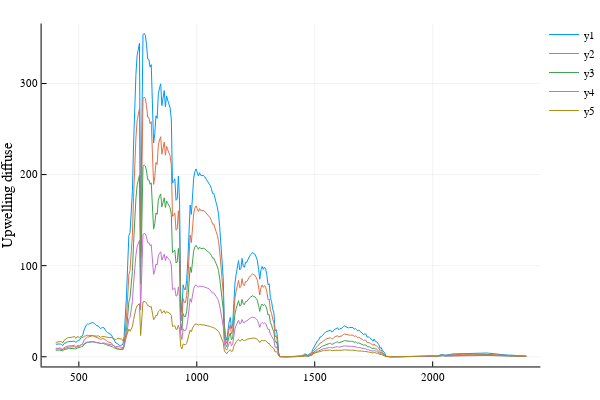

The cell this chart's notebook holds for it:
### Code cell
plot(FluspectMod.wl,FluspectMod.canRad.E_up[1:5:end,:]')
ylabel!("Upwelling diffuse")

### Figure 1 — Plotly figure (JSON) as saved in the notebook; plotly's stock layout.template omitted (floating-point values rounded to 4 significant figures; data arrays with more than 128 entries replaced by an {"elided": "..."} marker saying what was removed)
{"data": [{"colorbar": {"title": {"text": ""}}, "hoverinfo": "text", "legendgroup": "y1", "line": {"color": "rgba(0, 154, 250, 1.000)", "dash": "solid", "shape": "linear", "width": 1}, "mode": "lines", "name": "y1", "showlegend": true, "text": {"elided": "400 null values"}, "type": "scatter", "x": {"elided": "400 int values"}, "xaxis": "x", "y": {"elided": "400 float values"}, "yaxis": "y", "zmax": null, "zmin": null}, {"colorbar": {"title": {"text": ""}}, "hoverinfo": "text", "legendgroup": "y2", "line": {"color": "rgba(227, 111, 71, 1.000)", "dash": "solid", "shape": "linear", "width": 1}, "mode": "lines", "name": "y2", "showlegend": true, "text": {"elided": "400 null values"}, "type": "scatter", "x": {"elided": "400 int values"}, "xaxis": "x", "y": {"elided": "400 float values"}, "yaxis": "y", "zmax": null, "zmin": null}, {"colorbar": {"title": {"text": ""}}, "hoverinfo": "text", "legendgroup": "y3", "line": {"color": "rgba(62, 164, 78, 1.000)", "dash": "solid", "shape": "linear", "width": 1}, "mode": "lines", "name": "y3", "showlegend": true, "text": {"elided": "400 null values"}, "type": "scatter", "x": {"elided": "400 int values"}, "xaxis": "x", "y": {"elided": "400 float values"}, "yaxis": "y", "zmax": null, "zmin": null}, {"colorbar": {"title": {"text": ""}}, "hoverinfo": "text", "legendgroup": "y4", "line": {"color": "rgba(195, 113, 210, 1.000)", "dash": "solid", "shape": "linear", "width": 1}, "mode": "lines", "name": "y4", "showlegend": true, "text": {"elided": "400 null values"}, "type": "scatter", "x": {"elided": "400 int values"}, "xaxis": "x", "y": {"elided": "400 float values"}, "yaxis": "y", "zmax": null, "zmin": null}, {"colorbar": {"title": {"text": ""}}, "hoverinfo": "text", "legendgroup": "y5", "line": {"color": "rgba(172, 142, 24, 1.000)", "dash": "solid", "shape": "linear", "width": 1}, "mode": "lines", "name": "y5", "showlegend": true, "text": {"elided": "400 null values"}, "type": "scatter", "x": {"elided": "400 int values"}, "xaxis": "x", "y": {"elided": "400 float values"}, "yaxis": "y", "zmax": null, "zmin": null}], "layout": {"annotations": [], "height": 400, "legend": {"bgcolor": "rgba(255, 255, 255, 1.000)", "bordercolor": "rgba(0, 0, 0, 1)", "font": {"color": "rgba(0, 0, 0, 1)", "family": "sans-serif", "size": 11}, "tracegroupgap": 0, "x": 1, "y": 1}, "margin": {"b": 20, "l": 0, "r": 0, "t": 20}, "paper_bgcolor": "rgba(255, 255, 255, 1.000)", "plot_bgcolor": "rgba(255, 255, 255, 1.000)", "showlegend": true, "width": 600, "xaxis": {"anchor": "y", "domain": [0.07647, 0.9934], "gridcolor": "rgba(0, 0, 0, 0.1)", "gridwidth": 0.5, "linecolor": "rgba(0, 0, 0, 1)", "mirror": false, "range": [342.1, 2457.0], "showgrid": true, "showline": true, "showticklabels": true, "tickangle": 0, "tickcolor": "rgb(0, 0, 0)", "tickfont": {"color": "rgba(0, 0, 0, 1)", "family": "sans-serif", "size": 11}, "tickmode": "array", "ticks": "inside", "ticktext": ["500", "1000", "1500", "2000"], "tickvals": [500, 1000, 1500, 2000], "title": {"font": {"color": "rgba(0, 0, 0, 1)", "family": "sans-serif", "size": 15}, "text": ""}, "type": "linear", "visible": true, "zeroline": false, "zerolinecolor": "rgba(0, 0, 0, 1)"}, "yaxis": {"anchor": "x", "domain": [0.03762, 0.9902], "gridcolor": "rgba(0, 0, 0, 0.1)", "gridwidth": 0.5, "linecolor": "rgba(0, 0, 0, 1)", "mirror": false, "range": [-10.65, 365.8], "showgrid": true, "showline": true, "showticklabels": true, "tickangle": 0, "tickcolor": "rgb(0, 0, 0)", "tickfont": {"color": "rgba(0, 0, 0, 1)", "family": "sans-serif", "size": 11}, "tickmode": "array", "ticks": "inside", "ticktext": ["0", "100", "200", "300"], "tickvals": [0, 100, 200, 300], "title": {"font": {"color": "rgba(0, 0, 0, 1)", "family": "sans-serif", "size": 15}, "text": "Upwelling diffuse"}, "type": "linear", "visible": true, "zeroline": false, "zerolinecolor": "rgba(0, 0, 0, 1)"}}}
